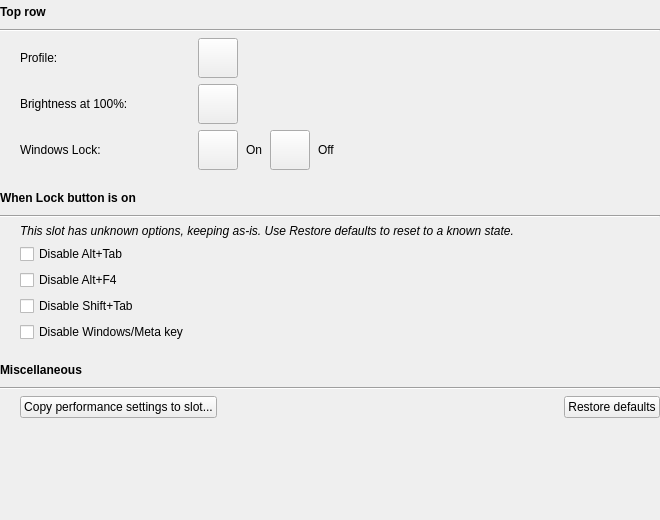
<?xml version="1.0" encoding="UTF-8"?>
<ui version="4.0">
 <class>HwPerfWidget</class>
 <widget class="QWidget" name="HwPerfWidget">
  <property name="geometry">
   <rect>
    <x>0</x>
    <y>0</y>
    <width>660</width>
    <height>520</height>
   </rect>
  </property>
  <property name="windowTitle">
   <string notr="true">Form</string>
  </property>
  <layout class="QVBoxLayout" name="verticalLayout" stretch="0,1">
   <property name="leftMargin">
    <number>0</number>
   </property>
   <property name="topMargin">
    <number>0</number>
   </property>
   <property name="rightMargin">
    <number>0</number>
   </property>
   <property name="bottomMargin">
    <number>0</number>
   </property>
   <item>
    <layout class="QGridLayout" name="gridLayout" columnstretch="0,0,0,0,0,0,0,1" columnminimumwidth="12,170,0,0,0,0,0,0">
     <property name="horizontalSpacing">
      <number>8</number>
     </property>
     <item row="0" column="0" colspan="8">
      <widget class="QLabel" name="topRowLabel">
       <property name="minimumSize">
        <size>
         <width>0</width>
         <height>23</height>
        </size>
       </property>
       <property name="font">
        <font>
         <bold>true</bold>
        </font>
       </property>
       <property name="text">
        <string>Top row</string>
       </property>
      </widget>
     </item>
     <item row="1" column="0" colspan="8">
      <widget class="Line" name="topRowLine">
       <property name="orientation">
        <enum>Qt::Horizontal</enum>
       </property>
      </widget>
     </item>
     <item row="2" column="1">
      <widget class="QLabel" name="profileLabel">
       <property name="text">
        <string>Profile:</string>
       </property>
      </widget>
     </item>
     <item row="2" column="2">
      <widget class="ColorButton" name="profileColor">
       <property name="sizePolicy">
        <sizepolicy hsizetype="Minimum" vsizetype="Fixed">
         <horstretch>0</horstretch>
         <verstretch>0</verstretch>
        </sizepolicy>
       </property>
       <property name="minimumSize">
        <size>
         <width>0</width>
         <height>40</height>
        </size>
       </property>
       <property name="text">
        <string/>
       </property>
       <property name="iconSize">
        <size>
         <width>24</width>
         <height>24</height>
        </size>
       </property>
      </widget>
     </item>
     <item row="3" column="1">
      <widget class="QLabel" name="brightnessLabel">
       <property name="text">
        <string>Brightness at 100%:</string>
       </property>
      </widget>
     </item>
     <item row="3" column="2">
      <widget class="ColorButton" name="brightnessColor">
       <property name="sizePolicy">
        <sizepolicy hsizetype="Minimum" vsizetype="Fixed">
         <horstretch>0</horstretch>
         <verstretch>0</verstretch>
        </sizepolicy>
       </property>
       <property name="minimumSize">
        <size>
         <width>0</width>
         <height>40</height>
        </size>
       </property>
       <property name="text">
        <string/>
       </property>
       <property name="iconSize">
        <size>
         <width>24</width>
         <height>24</height>
        </size>
       </property>
      </widget>
     </item>
     <item row="4" column="1">
      <widget class="QLabel" name="lockLabel">
       <property name="text">
        <string>Windows Lock:</string>
       </property>
      </widget>
     </item>
     <item row="4" column="2">
      <widget class="ColorButton" name="lockColorOn">
       <property name="sizePolicy">
        <sizepolicy hsizetype="Minimum" vsizetype="Fixed">
         <horstretch>0</horstretch>
         <verstretch>0</verstretch>
        </sizepolicy>
       </property>
       <property name="minimumSize">
        <size>
         <width>0</width>
         <height>40</height>
        </size>
       </property>
       <property name="text">
        <string/>
       </property>
       <property name="iconSize">
        <size>
         <width>24</width>
         <height>24</height>
        </size>
       </property>
      </widget>
     </item>
     <item row="4" column="3">
      <widget class="QLabel" name="lockOnLabel">
       <property name="text">
        <string>On</string>
       </property>
      </widget>
     </item>
     <item row="4" column="4">
      <widget class="ColorButton" name="lockColorOff">
       <property name="sizePolicy">
        <sizepolicy hsizetype="Minimum" vsizetype="Fixed">
         <horstretch>0</horstretch>
         <verstretch>0</verstretch>
        </sizepolicy>
       </property>
       <property name="minimumSize">
        <size>
         <width>0</width>
         <height>40</height>
        </size>
       </property>
       <property name="text">
        <string/>
       </property>
       <property name="iconSize">
        <size>
         <width>24</width>
         <height>24</height>
        </size>
       </property>
      </widget>
     </item>
     <item row="4" column="5">
      <widget class="QLabel" name="lockOffLabel">
       <property name="text">
        <string>Off</string>
       </property>
      </widget>
     </item>
     <item row="5" column="0">
      <spacer name="lockSpacer">
       <property name="orientation">
        <enum>Qt::Vertical</enum>
       </property>
       <property name="sizeType">
        <enum>QSizePolicy::Minimum</enum>
       </property>
       <property name="sizeHint" stdset="0">
        <size>
         <width>0</width>
         <height>10</height>
        </size>
       </property>
      </spacer>
     </item>
     <item row="6" column="0" colspan="8">
      <widget class="QLabel" name="lockOptionsLabel">
       <property name="minimumSize">
        <size>
         <width>0</width>
         <height>23</height>
        </size>
       </property>
       <property name="font">
        <font>
         <bold>true</bold>
        </font>
       </property>
       <property name="text">
        <string>When Lock button is on</string>
       </property>
      </widget>
     </item>
     <item row="7" column="0" colspan="8">
      <widget class="Line" name="lockOptionsLine">
       <property name="orientation">
        <enum>Qt::Horizontal</enum>
       </property>
      </widget>
     </item>
     <item row="8" column="1" colspan="7">
      <widget class="QLabel" name="unknownNote">
       <property name="font">
        <font>
         <italic>true</italic>
        </font>
       </property>
       <property name="text">
        <string>This slot has unknown options, keeping as-is. Use Restore defaults to reset to a known state.</string>
       </property>
       <property name="wordWrap">
        <bool>true</bool>
       </property>
      </widget>
     </item>
     <item row="9" column="1" colspan="6">
      <widget class="QCheckBox" name="altTabBox">
       <property name="text">
        <string>Disable Alt+Tab</string>
       </property>
      </widget>
     </item>
     <item row="10" column="1" colspan="6">
      <widget class="QCheckBox" name="altF4Box">
       <property name="text">
        <string>Disable Alt+F4</string>
       </property>
      </widget>
     </item>
     <item row="11" column="1" colspan="6">
      <widget class="QCheckBox" name="shiftTabBox">
       <property name="text">
        <string>Disable Shift+Tab</string>
       </property>
      </widget>
     </item>
     <item row="12" column="1" colspan="6">
      <widget class="QCheckBox" name="winKeyBox">
       <property name="text">
        <string>Disable Windows/Meta key</string>
       </property>
      </widget>
     </item>
     <item row="13" column="0">
      <spacer name="miscSpacer">
       <property name="orientation">
        <enum>Qt::Vertical</enum>
       </property>
       <property name="sizeType">
        <enum>QSizePolicy::Minimum</enum>
       </property>
       <property name="sizeHint" stdset="0">
        <size>
         <width>0</width>
         <height>10</height>
        </size>
       </property>
      </spacer>
     </item>
     <item row="14" column="0" colspan="8">
      <widget class="QLabel" name="miscLabel">
       <property name="minimumSize">
        <size>
         <width>0</width>
         <height>23</height>
        </size>
       </property>
       <property name="font">
        <font>
         <bold>true</bold>
        </font>
       </property>
       <property name="text">
        <string>Miscellaneous</string>
       </property>
      </widget>
     </item>
     <item row="15" column="0" colspan="8">
      <widget class="Line" name="miscLine">
       <property name="orientation">
        <enum>Qt::Horizontal</enum>
       </property>
      </widget>
     </item>
     <item row="16" column="1" colspan="7">
      <layout class="QHBoxLayout" name="buttonsLayout" stretch="0,1,0">
       <item>
        <widget class="QPushButton" name="copyButton">
         <property name="text">
          <string>Copy performance settings to slot...</string>
         </property>
        </widget>
       </item>
       <item>
        <spacer name="buttonsSpacer">
         <property name="orientation">
          <enum>Qt::Horizontal</enum>
         </property>
         <property name="sizeHint" stdset="0">
          <size>
           <width>0</width>
           <height>0</height>
          </size>
         </property>
        </spacer>
       </item>
       <item>
        <widget class="QPushButton" name="restoreButton">
         <property name="text">
          <string>Restore defaults</string>
         </property>
        </widget>
       </item>
      </layout>
     </item>
    </layout>
   </item>
   <item>
    <spacer name="bottomSpacer">
     <property name="orientation">
      <enum>Qt::Vertical</enum>
     </property>
     <property name="sizeHint" stdset="0">
      <size>
       <width>0</width>
       <height>0</height>
      </size>
     </property>
    </spacer>
   </item>
  </layout>
 </widget>
 <customwidgets>
  <customwidget>
   <class>ColorButton</class>
   <extends>QPushButton</extends>
   <header>colorbutton.h</header>
  </customwidget>
 </customwidgets>
 <tabstops>
  <tabstop>profileColor</tabstop>
  <tabstop>brightnessColor</tabstop>
  <tabstop>lockColorOn</tabstop>
  <tabstop>lockColorOff</tabstop>
  <tabstop>altTabBox</tabstop>
  <tabstop>altF4Box</tabstop>
  <tabstop>shiftTabBox</tabstop>
  <tabstop>winKeyBox</tabstop>
  <tabstop>copyButton</tabstop>
  <tabstop>restoreButton</tabstop>
 </tabstops>
 <resources/>
 <connections/>
</ui>
